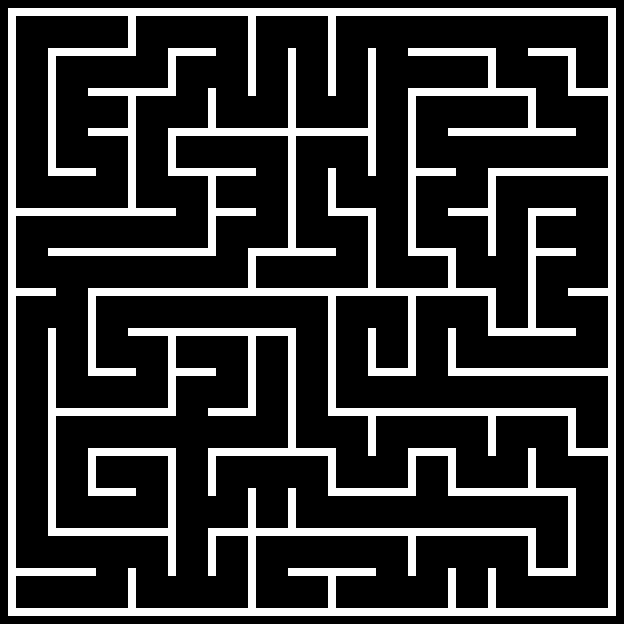

The image is a tile-based game level rendered from a .tmx file. Its description and source (layers, tilesets, objects; grid data summarised) follow:
An orthogonal 78x78 tile map with 8x8 px tiles, 1 tile layer (Background) and 111 objects (4x Painter, Player, Checkpoint).

<map version="1.10" tiledversion="1.10.2" orientation="orthogonal" renderorder="right-down" width="78" height="78" tilewidth="8" tileheight="8" infinite="0" nextlayerid="4" nextobjectid="115">
 <tileset firstgid="1" source="Mazeball.tsx" />
 <layer id="1" name="Background" width="78" height="78">
  <data>[6084 cells, 1280 non-empty, 1 distinct tile ids]</data>
 </layer>
 <objectgroup id="2" name="Spawnpoints">
  <object id="108" name="Player" type="Player" x="296.75" y="16.75" width="30" height="30" />
  <object id="109" name="Painter" type="Painter" x="97" y="17" width="30" height="30">
   <properties>
    <property name="colour" value="Red" />
   </properties>
  </object>
  <object id="110" name="Painter" type="Painter" x="257" y="256.75" width="30" height="30">
   <properties>
    <property name="colour" value="Green" />
   </properties>
  </object>
  <object id="111" name="Painter" type="Painter" x="217.25" y="537.25" width="30" height="30">
   <properties>
    <property name="colour" value="Yellow" />
   </properties>
  </object>
  <object id="112" name="Painter" type="Painter" x="576.5" y="377.25" width="30" height="30">
   <properties>
    <property name="colour" value="Blue" />
   </properties>
  </object>
  <object id="114" name="Checkpoint" type="Checkpoint" x="296.75" y="593.75">
   <polygon points="0,0 32,0.5 32,15 0,15" />
  </object>
 </objectgroup>
 <objectgroup id="3" name="Walls">
  <object id="1" x="8.25" y="8.75">
   <polygon points="0,0 607.75,-0.25 607.75,6.75 -0.25,7.25" />
  </object>
  <object id="2" x="8.5" y="17">
   <polygon points="0,0 7,0 7.5,598.5 -0.25,598.25" />
  </object>
  <object id="3" x="16.25" y="608.75">
   <polygon points="0,0 599.5,-0.75 599.25,6.75 0.25,6.5" />
  </object>
  <object id="4" x="608.25" y="607.75">
   <polygon points="0,0 7.75,0 7.75,-591.75 -0.25,-591.75" />
  </object>
  <object id="5" x="488.25" y="568.25">
   <polygon points="0,0 7.75,0 8,39 -0.5,39.5" />
  </object>
  <object id="6" x="448.25" y="569">
   <polygon points="0,0 7.75,-0.75 7.5,38 0,38" />
  </object>
  <object id="7" x="528.5" y="568.75">
   <polygon points="0,0 47,-0.25 47,6.75 -0.25,6.75" />
  </object>
  <object id="8" x="568.25" y="496.75">
   <polygon points="0,0 7.75,-0.25 7.5,71 -0.25,71" />
  </object>
  <object id="9" x="448.25" y="488.75">
   <polygon points="0,0 127.25,-0.25 127.25,7.5 -0.25,6.75" />
  </object>
  <object id="10" x="528.5" y="536.75">
   <polygon points="0,0 7,-0.5 7.25,31 -0.25,30.75" />
  </object>
  <object id="11" x="408.25" y="537">
   <polygon points="0,0 7.5,-0.25 7.25,38.5 -0.25,38.25" />
  </object>
  <object id="12" x="288" y="568.25">
   <polygon points="0,0 87.75,0 87.75,8 0.25,7.75" />
  </object>
  <object id="13" x="328.25" y="577.5">
   <polygon points="0,0 7.75,-0.25 7.25,30.75 0,30.75" />
  </object>
  <object id="14" x="248" y="536.75">
   <polygon points="0,0 7.75,-0.25 8,70.75 0.25,70.75" />
  </object>
  <object id="15" x="248.25" y="528.25">
   <polygon points="0,0 7.75,-0.5 7.5,-39.5 0,-39.5" />
  </object>
  <object id="16" x="287.75" y="527.75">
   <polygon points="0,0 8,0 8,-39.25 0.25,-39.25" />
  </object>
  <object id="17" x="208.25" y="536.25">
   <polygon points="0,0 7.5,0.25 7.25,39.25 -0.25,39.25" />
  </object>
  <object id="18" x="208" y="528.5">
   <polygon points="0,0 328,0 327.75,7.75 -0.25,7" />
  </object>
  <object id="19" x="128.25" y="568.5">
   <polygon points="0,0 7.25,-0.25 7.5,39.5 0,39.75" />
  </object>
  <object id="20" x="48.5" y="527.75">
   <polygon points="0,0 119.25,0.75 119,8 -0.25,8.25" />
  </object>
  <object id="21" x="88.75" y="488.5">
   <polygon points="0,0 47,0 47,6.75 0.25,7.25" />
  </object>
  <object id="22" x="16.75" y="568.5">
   <polygon points="0,0 79,0.25 78.75,7 -0.75,7" />
  </object>
  <object id="23" x="168.75" y="575.25">
   <polygon points="0,0 6.75,0.25 7.25,-118.75 -0.75,-119" />
  </object>
  <object id="24" x="88.5" y="448.25">
   <polygon points="0,0 87.5,0 87.5,7 -0.5,8" />
  </object>
  <object id="25" x="88.5" y="457">
   <polygon points="0,0 7.25,0 7.25,31 -0.75,30.75" />
  </object>
  <object id="26" x="48.5" y="527.5">
   <polygon points="0,0 7,0.25 7.25,-199.25 -0.5,-198.75" />
  </object>
  <object id="27" x="208.5" y="456.75">
   <polygon points="0,0 7.25,-0.25 7.5,38.75 -0.25,38.75" />
  </object>
  <object id="28" x="207.75" y="448.5">
   <polygon points="0,0 128.25,0 128,7.25 1,7.5" />
  </object>
  <object id="29" x="328.25" y="456.5">
   <polygon points="0,0 7.5,0 8.25,39.25 0.25,39.5" />
  </object>
  <object id="30" x="337" y="488.75">
   <polygon points="0,0 78.5,-0.5 78.75,7 0,6.75" />
  </object>
  <object id="31" x="408" y="488">
   <polygon points="0,0 7.75,0 8.25,-31.5 0,-31.25" />
  </object>
  <object id="32" x="448" y="456.75">
   <polygon points="0,0 7.75,0 8,30.75 0.5,31.25" />
  </object>
  <object id="33" x="408.5" y="448.5">
   <polygon points="0,0 47,-0.25 47.25,8.25 -0.5,7.75" />
  </object>
  <object id="34" x="528.5" y="449">
   <polygon points="0,0 7,0 7.75,39 0,38.75" />
  </object>
  <object id="35" x="568.5" y="448.5">
   <polygon points="0,0 39.25,0 39.25,7 -0.25,7.25" />
  </object>
  <object id="36" x="568.5" y="448">
   <polygon points="0,0 7.5,0 7.25,-31.75 -0.75,-31.5" />
  </object>
  <object id="37" x="488.25" y="416.75">
   <polygon points="0,0 8,-0.25 7.5,38.5 -0.25,38.75" />
  </object>
  <object id="38" x="367.75" y="416.75">
   <polygon points="0,0 8,0 8,39 0.25,39.5" />
  </object>
  <object id="39" x="56.25" y="408.5">
   <polygon points="0,0 119.5,0 119.25,7 0,7" />
  </object>
  <object id="40" x="88.25" y="368.5">
   <polygon points="0,0 47.25,0 47.5,7 0.5,7.25" />
  </object>
  <object id="41" x="208.5" y="409">
   <polygon points="0,0 47,-0.5 47.25,6.75 0.25,6.5" />
  </object>
  <object id="42" x="176.25" y="368">
   <polygon points="0,0 39.75,0.25 39.5,8 0,8" />
  </object>
  <object id="43" x="168.5" y="407.75">
   <polygon points="0,0 7.5,0 7,-71.25 0,-71.25" />
  </object>
  <object id="44" x="248" y="336.75">
   <polygon points="0,0 7.75,0 7.25,71.75 0,71.75" />
  </object>
  <object id="45" x="288.25" y="336.75">
   <polygon points="0,0 7.5,-0.25 7.25,111.75 0.25,111.75" />
  </object>
  <object id="46" x="128.5" y="328.75">
   <polygon points="0,0 167.25,-0.25 167.25,7 -0.5,6.5" />
  </object>
  <object id="47" x="88.25" y="367.5">
   <polygon points="0,0 7.5,0.25 7.75,-71.25 -0.5,-70.5" />
  </object>
  <object id="48" x="328.75" y="408.75">
   <polygon points="0,0 247,-0.25 247,7.5 -1,7.25" />
  </object>
  <object id="49" x="328.25" y="407.75">
   <polygon points="0,0 7.75,0.25 7.5,-111 0,-111" />
  </object>
  <object id="50" x="368.25" y="329">
   <polygon points="0,0 7.25,0 7.75,46.25 0.25,46.75" />
  </object>
  <object id="51" x="408.25" y="296.75">
   <polygon points="0,0 7.5,-0.25 7.25,79.25 -0.25,79.25" />
  </object>
  <object id="52" x="376" y="369">
   <polygon points="0,0 31.75,-0.5 31.75,6.75 0.5,6.5" />
  </object>
  <object id="53" x="448.75" y="328.5">
   <polygon points="0,0 7,0.25 7.5,46.75 -0.25,46.75" />
  </object>
  <object id="54" x="456.25" y="368.5">
   <polygon points="0,0 151.25,0 151.25,7 0.25,7" />
  </object>
  <object id="55" x="488.25" y="328.25">
   <polygon points="0,0 87.5,-0.25 87.5,7.75 0,7.75" />
  </object>
  <object id="56" x="488.25" y="296.25">
   <polygon points="0,0 7.5,0.25 7.5,30.75 0,31.25" />
  </object>
  <object id="57" x="568" y="288.25">
   <polygon points="0,0 39.25,0.25 39.5,7 0.25,7.5" />
  </object>
  <object id="58" x="528.5" y="327.25">
   <polygon points="0,0 7.5,0.25 7.5,-110.75 -0.25,-110.75" />
  </object>
  <object id="59" x="536" y="248">
   <polygon points="0,0 40,0.5 40.25,8.25 0.25,7.75" />
  </object>
  <object id="60" x="528.25" y="208.5">
   <polygon points="0,0 47.5,0.25 47.75,7.25 -0.25,7.5" />
  </object>
  </objectgroup>
</map>
<!-- 45 of 111 objects omitted -->
